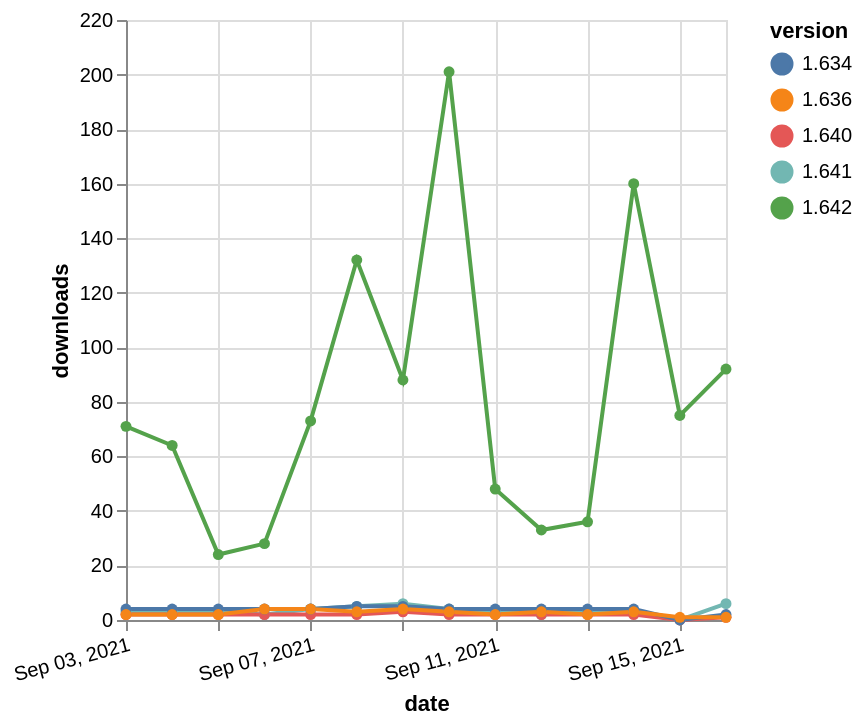

Write a Vega-Lite specification for this figure.
### Vega-Lite specification from a JSON file in a GitHub repository (floating-point values rounded to 4 significant figures)
{"$schema": "https://vega.github.io/schema/vega-lite/v5.json", "description": "A simple bar chart with embedded data.", "data": {"values": [{"date": "2021-09-03", "total": 83363, "delta": 71, "version": "1.642"}, {"date": "2021-09-04", "total": 83427, "delta": 64, "version": "1.642"}, {"date": "2021-09-05", "total": 83451, "delta": 24, "version": "1.642"}, {"date": "2021-09-06", "total": 83479, "delta": 28, "version": "1.642"}, {"date": "2021-09-07", "total": 83552, "delta": 73, "version": "1.642"}, {"date": "2021-09-08", "total": 83684, "delta": 132, "version": "1.642"}, {"date": "2021-09-09", "total": 83772, "delta": 88, "version": "1.642"}, {"date": "2021-09-10", "total": 83973, "delta": 201, "version": "1.642"}, {"date": "2021-09-11", "total": 84021, "delta": 48, "version": "1.642"}, {"date": "2021-09-12", "total": 84054, "delta": 33, "version": "1.642"}, {"date": "2021-09-13", "total": 84090, "delta": 36, "version": "1.642"}, {"date": "2021-09-14", "total": 84250, "delta": 160, "version": "1.642"}, {"date": "2021-09-15", "total": 84325, "delta": 75, "version": "1.642"}, {"date": "2021-09-16", "total": 84417, "delta": 92, "version": "1.642"}, {"date": "2021-09-03", "total": 18567, "delta": 3, "version": "1.641"}, {"date": "2021-09-04", "total": 18570, "delta": 3, "version": "1.641"}, {"date": "2021-09-05", "total": 18573, "delta": 3, "version": "1.641"}, {"date": "2021-09-06", "total": 18575, "delta": 2, "version": "1.641"}, {"date": "2021-09-07", "total": 18579, "delta": 4, "version": "1.641"}, {"date": "2021-09-08", "total": 18584, "delta": 5, "version": "1.641"}, {"date": "2021-09-09", "total": 18590, "delta": 6, "version": "1.641"}, {"date": "2021-09-10", "total": 18594, "delta": 4, "version": "1.641"}, {"date": "2021-09-11", "total": 18597, "delta": 3, "version": "1.641"}, {"date": "2021-09-12", "total": 18599, "delta": 2, "version": "1.641"}, {"date": "2021-09-13", "total": 18602, "delta": 3, "version": "1.641"}, {"date": "2021-09-14", "total": 18605, "delta": 3, "version": "1.641"}, {"date": "2021-09-15", "total": 18605, "delta": 0, "version": "1.641"}, {"date": "2021-09-16", "total": 18611, "delta": 6, "version": "1.641"}, {"date": "2021-09-03", "total": 4341, "delta": 2, "version": "1.640"}, {"date": "2021-09-04", "total": 4343, "delta": 2, "version": "1.640"}, {"date": "2021-09-05", "total": 4345, "delta": 2, "version": "1.640"}, {"date": "2021-09-06", "total": 4347, "delta": 2, "version": "1.640"}, {"date": "2021-09-07", "total": 4349, "delta": 2, "version": "1.640"}, {"date": "2021-09-08", "total": 4351, "delta": 2, "version": "1.640"}, {"date": "2021-09-09", "total": 4354, "delta": 3, "version": "1.640"}, {"date": "2021-09-10", "total": 4356, "delta": 2, "version": "1.640"}, {"date": "2021-09-11", "total": 4358, "delta": 2, "version": "1.640"}, {"date": "2021-09-12", "total": 4360, "delta": 2, "version": "1.640"}, {"date": "2021-09-13", "total": 4362, "delta": 2, "version": "1.640"}, {"date": "2021-09-14", "total": 4364, "delta": 2, "version": "1.640"}, {"date": "2021-09-15", "total": 4364, "delta": 0, "version": "1.640"}, {"date": "2021-09-16", "total": 4365, "delta": 1, "version": "1.640"}, {"date": "2021-09-03", "total": 8855, "delta": 4, "version": "1.634"}, {"date": "2021-09-04", "total": 8859, "delta": 4, "version": "1.634"}, {"date": "2021-09-05", "total": 8863, "delta": 4, "version": "1.634"}, {"date": "2021-09-06", "total": 8867, "delta": 4, "version": "1.634"}, {"date": "2021-09-07", "total": 8871, "delta": 4, "version": "1.634"}, {"date": "2021-09-08", "total": 8876, "delta": 5, "version": "1.634"}, {"date": "2021-09-09", "total": 8881, "delta": 5, "version": "1.634"}, {"date": "2021-09-10", "total": 8885, "delta": 4, "version": "1.634"}, {"date": "2021-09-11", "total": 8889, "delta": 4, "version": "1.634"}, {"date": "2021-09-12", "total": 8893, "delta": 4, "version": "1.634"}, {"date": "2021-09-13", "total": 8897, "delta": 4, "version": "1.634"}, {"date": "2021-09-14", "total": 8901, "delta": 4, "version": "1.634"}, {"date": "2021-09-15", "total": 8901, "delta": 0, "version": "1.634"}, {"date": "2021-09-16", "total": 8903, "delta": 2, "version": "1.634"}, {"date": "2021-09-03", "total": 15690, "delta": 2, "version": "1.636"}, {"date": "2021-09-04", "total": 15692, "delta": 2, "version": "1.636"}, {"date": "2021-09-05", "total": 15694, "delta": 2, "version": "1.636"}, {"date": "2021-09-06", "total": 15698, "delta": 4, "version": "1.636"}, {"date": "2021-09-07", "total": 15702, "delta": 4, "version": "1.636"}, {"date": "2021-09-08", "total": 15705, "delta": 3, "version": "1.636"}, {"date": "2021-09-09", "total": 15709, "delta": 4, "version": "1.636"}, {"date": "2021-09-10", "total": 15712, "delta": 3, "version": "1.636"}, {"date": "2021-09-11", "total": 15714, "delta": 2, "version": "1.636"}, {"date": "2021-09-12", "total": 15717, "delta": 3, "version": "1.636"}, {"date": "2021-09-13", "total": 15719, "delta": 2, "version": "1.636"}, {"date": "2021-09-14", "total": 15722, "delta": 3, "version": "1.636"}, {"date": "2021-09-15", "total": 15723, "delta": 1, "version": "1.636"}, {"date": "2021-09-16", "total": 15724, "delta": 1, "version": "1.636"}]}, "width": "container", "mark": {"type": "line", "point": {"filled": true}}, "encoding": {"x": {"field": "date", "type": "temporal", "timeUnit": "yearmonthdate", "title": "date", "axis": {"labelAngle": -15}}, "y": {"field": "delta", "type": "quantitative", "title": "downloads"}, "color": {"field": "version", "type": "nominal"}, "tooltip": {"field": "delta"}}}
